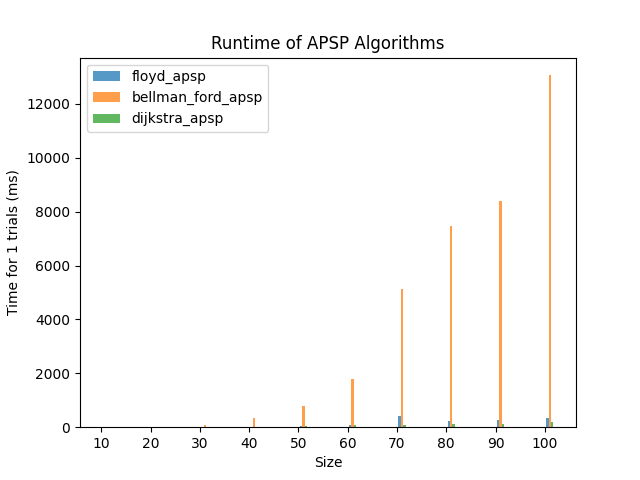

This chart was generated by the following Python code:
# Analysis of Algorithms (CSCI 323)
# Winter 2023
# Assignment 7 - "Empirical Performance of Shortest Path Algorithms"
# Fahim Ahmed
# Acknowledgements:
# I worked with class
# I used the following sites https://www.geeksforgeeks.org/
import random
import numpy as np
import copy
import pandas as pd
import time
import matplotlib.pyplot as plt


INF = 999999


def random_graph(num_vertices, max_cost):
    cm = [[0]*num_vertices for i in range(num_vertices)]
    for i in range(num_vertices):
        for j in range(num_vertices):
            if i == j:
                cm[i][j] = INF
            else:
                cm[i][j] = random.randint(1, max_cost)
    return cm


def init_dist(matrix):
    dist = copy.deepcopy(matrix)
    n = len(dist)
    for i in range(n):
        dist[i][i] =0
    return dist


def to_table(matrix):
    n = len(matrix)
    table = [[] for i in range(n)]
    for i in range(n):
        for j in range(n):
            if matrix[i][j] < INF:
                table[i].append((j, matrix[i][j]))
    return table



def get_edges(matrix):
    edges = []
    n = len(matrix)
    for i in range(n):
        for j in range(n):
            cost = matrix[i][j]
            if cost < INF:
                edges.append((i, j, cost))
    return edges



def floyd_apsp(matrix):
    n = len(matrix)
    dist = init_dist(matrix)
    for k in range(n):
        for i in range(n):
            for j in range(n):
                dist[i][j] = min(dist[i][j],dist[i][k] + dist[k][j])
    return dist


def bellman_ford_apsp(matrix):
    edges = get_edges(matrix)
    n = len(matrix)
    dist = init_dist(matrix)
    for src in range(n):
        dist[src][src] = 0
        for i in range(n - 1):
            for u, v, w in edges:
                if dist[src][u] + w < dist[src][v]:
                    dist[src][v] = dist[src][u] + w
        for u, v, w in edges:
            if dist[src][u] + w < dist[src][v]:
                print("Graph contains negative weight cycle")
                return
    return dist


def find_min(keys, used):
    mn = INF
    mn_idx = -1
    for u in range(len(keys)):
        if keys[u] < mn and not used[u]:
            mn = keys[u]
            mn_idx = u
    return mn_idx


def dijkstra_apsp(matrix):
    n = len(matrix)
    dist = init_dist(matrix)
    for src in range(n):
        dist[src][src] = 0
        used = [False] * n
        for i in range(n):
            x = find_min(dist[src], used)
            used[x] = True
            for y in range(n):
                if not used[y] and dist[src][y] > dist[src][x] + matrix[x][y]:
                    dist[src][y] = dist[src][x] + matrix[x][y]
    return dist

print("Fahim Ahmed")

def print_matrix(matrix):
    print(np.array(matrix))
    print("")


def print_table(table):
    n = len(table)
    for i in range(n):
        print(i, table[i])

def mini_test():
    n = 10
    matrix = random_graph(n, 99)
    print_matrix(matrix)
    table = to_table(matrix)
    print_table(table)

    dist = floyd_apsp(matrix)
    print("Floyd")
    print_matrix(dist)

    dist = bellman_ford_apsp(matrix)
    print("Bellman Ford")
    print_matrix(dist)

    dist = dijkstra_apsp(matrix)
    print("Dijkstra")
    print_matrix(dist)

def run_algs(algs, sizes, trials):
    dict_algs = {}
    for alg in algs:
        dict_algs[alg.__name__] = {}
    for size in sizes:
        for alg in algs:
            dict_algs[alg.__name__][size] = 0
        for trial in range(1, trials + 1):
            matrix = random_graph(size, 99)
            if size == sizes[0]:
                    print("MATRIX")
                    print_matrix(matrix)
            for alg in algs:
                start_time = time.time()
                dist = alg(matrix)
                if size == sizes[0]:
                    print(alg.__name__)
                    print_matrix(dist)
                end_time = time.time()
                net_time = end_time - start_time
                dict_algs[alg.__name__][size] += 1000 * net_time
    return dict_algs


def plot_times(dict_algs, sizes, trials, algs, title, file_name):
    alg_num = 0
    plt.xticks([j for j in range(len(sizes))], [str(size) for size in sizes])
    for alg in algs:
        alg_num += 1
        d = dict_algs[alg.__name__]
        x_axis = [j + 0.05 * alg_num for j in range(len(sizes))]
        y_axis = [d[i] for i in sizes]
        plt.bar(x_axis, y_axis, width=0.05, alpha=0.75, label=alg.__name__)
    plt.legend()
    plt.title(title)
    plt.xlabel("Size")
    plt.ylabel("Time for " + str(trials) + " trials (ms)")
    plt.savefig(file_name)
    plt.show()


def print_times(dict_algs, file):
    pd.set_option("display.max_rows", 500)
    pd.set_option("display.max_columns", 500)
    pd.set_option("display.width", 1000)
    df = pd.DataFrame.from_dict(dict_algs).T
    print(df)

    with open("outputF/"+file+".txt", "a") as f:
        print(df, file=f)


def main():
    # mini_test()
    assn = "Assignment7"
    sizes = [10*i for i in range(1,11)]
    algs = [floyd_apsp, bellman_ford_apsp, dijkstra_apsp]
    trials = 1
    title = "Runtime of APSP Algorithms"
    dict_algs = run_algs(algs, sizes, trials)
    print_times(dict_algs, assn)
    plot_times(dict_algs, sizes, trials, algs, title, 'graphs/' + assn + ".png")


if __name__ == "__main__":
    main()